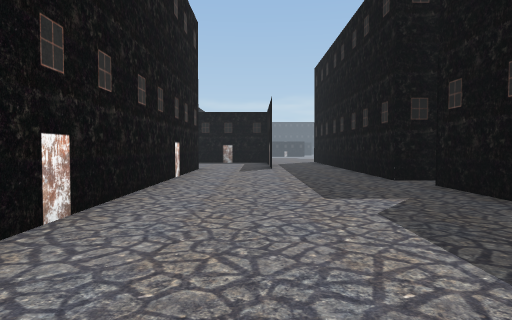
View 1 (above)

23 first-person views from a walk through a Unity game level. The camera is 1.4 m above the floor, tilts 2° down and sees 75° across. The floor is counted in squares, 2 m on a side. Each view is taken from the middle of a square. On the plan, view 1 faces up. The plan holds only what a view shows up to about 10 squares ahead; the rest is blank. The place goes on beyond the plan. The player is left out. Some surface patterns are stand-ins.

View 2
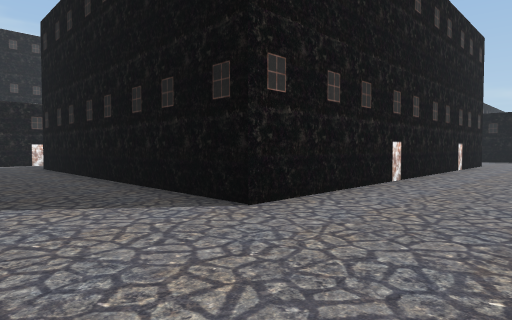

View 3
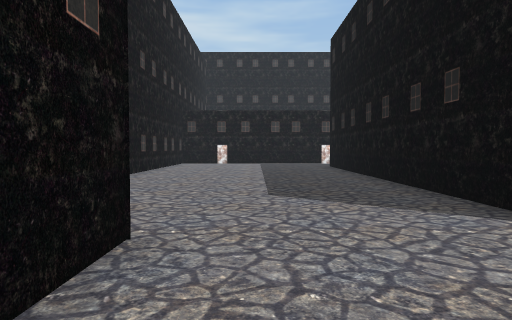

View 4
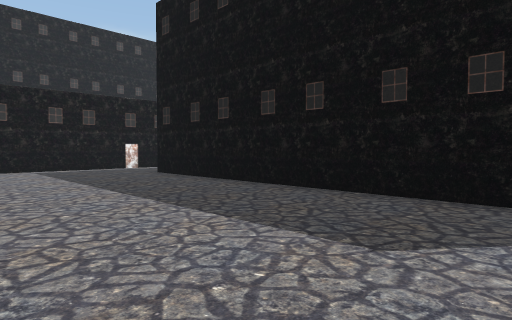

View 5
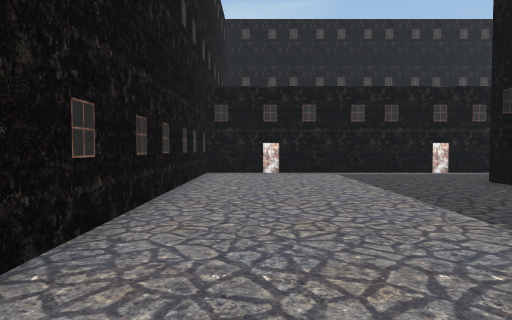

View 6
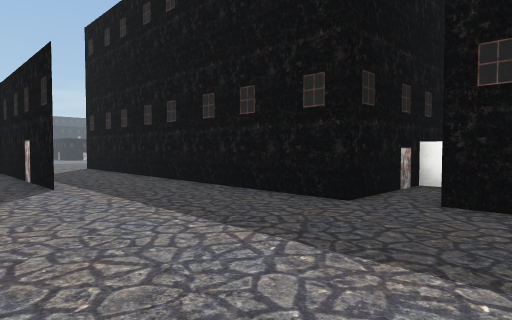

View 7
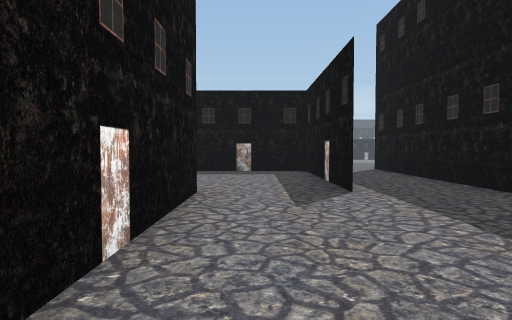

View 8
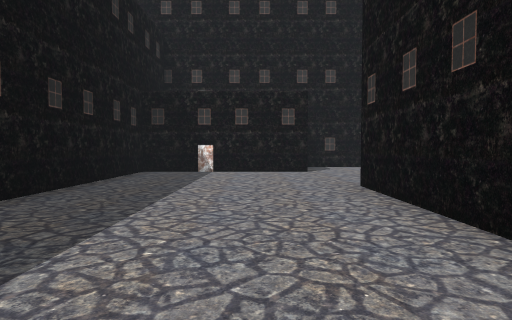

View 9
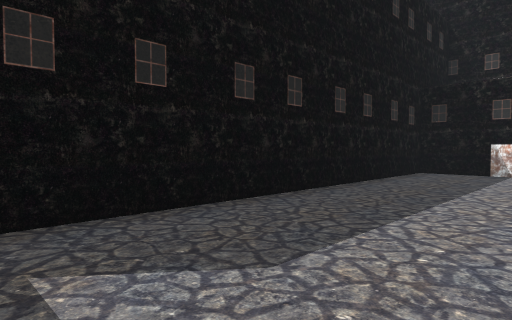

View 10
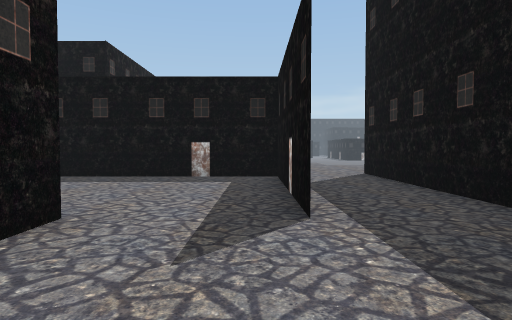

View 11
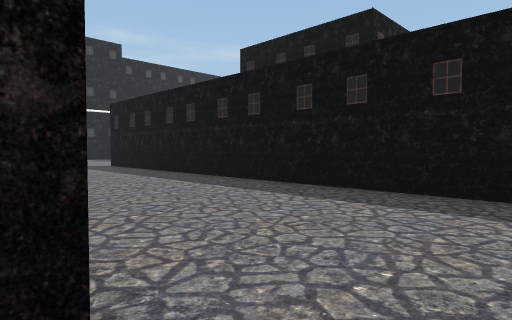

View 12
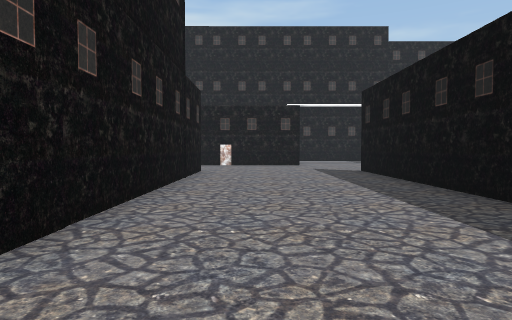

View 13
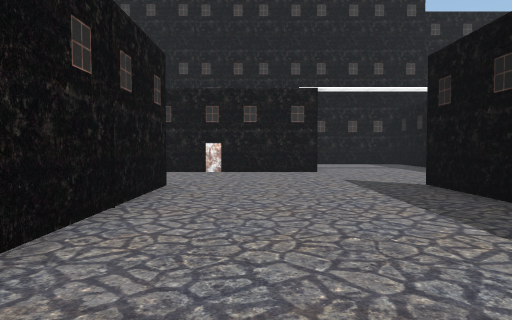

View 14
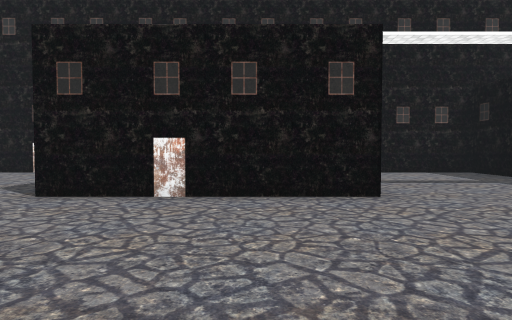

View 15
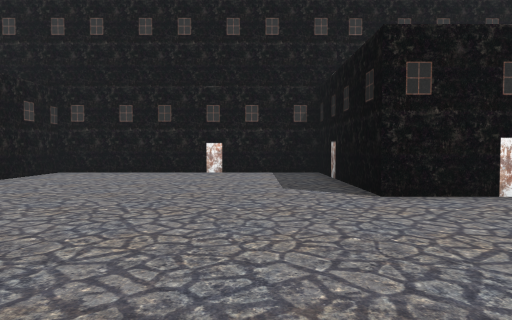

View 16
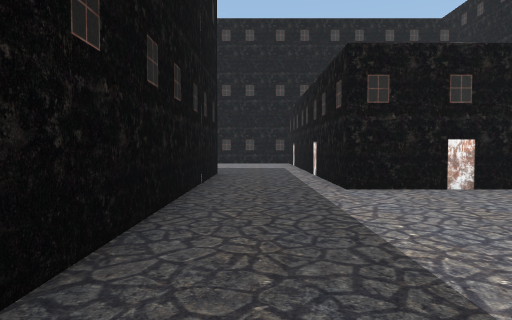

View 17
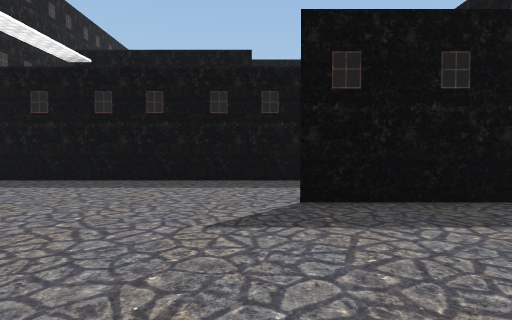

View 18
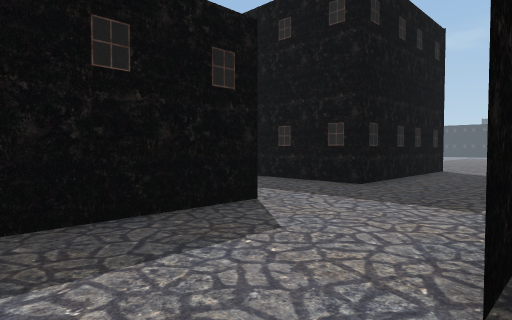

View 19
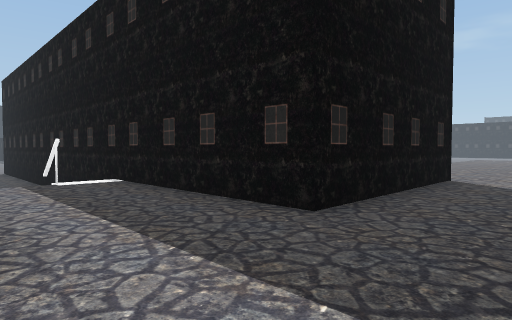

View 20
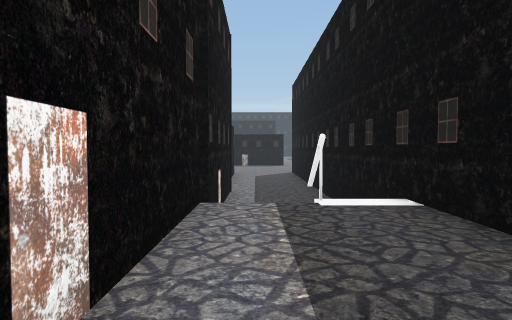

View 21
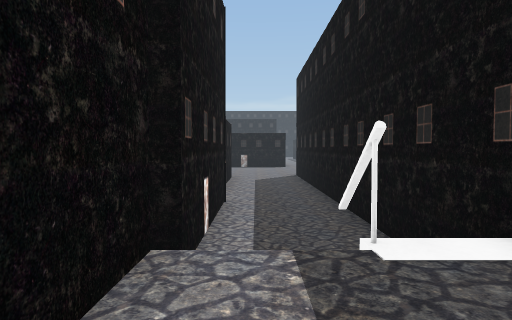

View 22
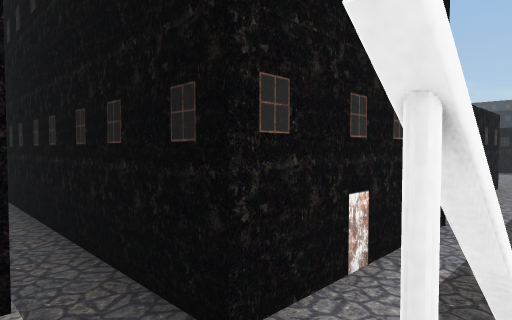

View 23
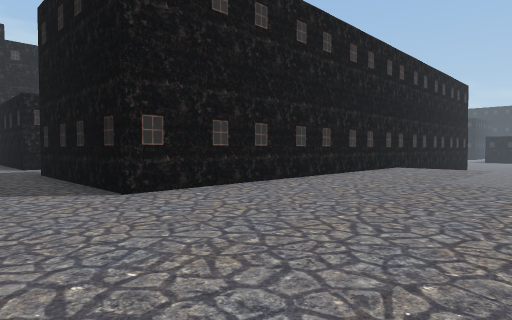

### Floor plan
Key: @ floor where view 1 was taken; # wall or solid block; . main floor; - floor 0.75 m lower than the main floor; _ floor 1.25 m lower than the main floor; / step, stairs or slope; ^ raised ledge; B block.
Columns run from 23 left of view 1 to 6 right of it. Each row starts with its distance up from view 1.
 32           ___#
 31           ___#
 30           #__#
 29           #__#
 28           #__#      ./
 27           #__#     ../
 26  ##########__#    #../
 25   __________-#    #../
 24           #..#    #....
 23           #..#    #....
 22           #..#    #....
 21           #..#    #.....
 20  ######^###..#^^###.....
 19 ^.......................
 18 ^....................... ..
 17 ^...............   ..... .#
 16  ........################.#
 15      #..................#.#
 14      #..................#.#
 13      #..................#.#
 12      #..................#.#
 11      #...#########   #....#
 10  ^####...            #....#
  9 ^.........           #....#
  8 ^..........          #....###
  7 ^..........          #.......B
  6 ^..........#         #.....#
  5 ^..........#         #.....#
  4 ^..........#         #.....#
  3 ^.... .....#         #.....#
  2 ^^^   ^^#..#         #.....#
  1         ^..#         #.....#
  0         ^..#         #.@...#
 -1         ^..###########.....#
 -2         ^..................#
 -3         ^..................#
 -4         ^..................#
 -5         ^.............######
 -6         #............
 -7         #

Positions as (right, up) in squares from view 1, and headings:
1: (0, 0), facing up
2: (1, -4), facing up-left
3: (1, -4), facing left
4: (-3, -6), facing up-left
5: (-5, -6), facing left
6: (-1, 5), facing up-right
7: (-1, 6), facing up
8: (0, 5), facing down
9: (0, 5), facing down-right
10: (0, 8), facing up
11: (-1, 11), facing up-left
12: (-4, 13), facing left
13: (-8, 13), facing left
14: (-13, 13), facing left
15: (-13, 8), facing left
16: (-13, 8), facing down
17: (-15, 12), facing up
18: (-16, 16), facing up-right
19: (-13, 17), facing up-right
20: (-12, 20), facing up
21: (-12, 22), facing up
22: (-11, 24), facing up-left
23: (0, 17), facing up-left
